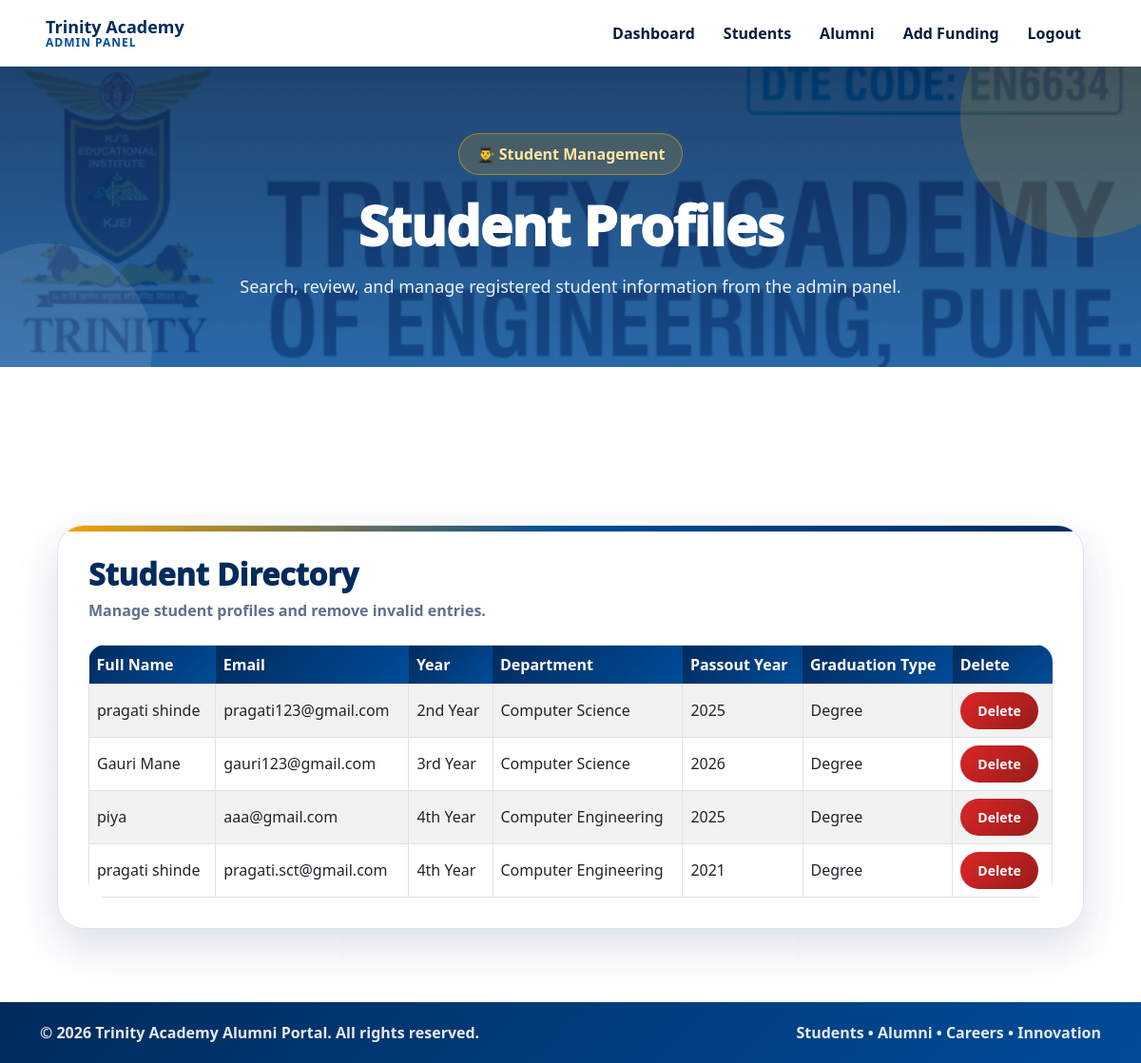
The app's page /view_student_profiles (signed in) with its own data.
### myApp/models.py (models this page shows, shortened)
class StudentProfile(models.Model):
    YEAR_CHOICES = [
        ('1', '1st Year'),
        ('2', '2nd Year'),
        ('3', '3rd Year'),
        ('4', '4th Year'),
    ]
    GRADUATION_CHOICES = [
        ('degree', 'Degree'),
        ('diploma', 'Diploma'),
        ('post_graduation', 'Post Graduation'),
    ]
    user = models.OneToOneField(User, on_delete=models.CASCADE)
    full_name = models.CharField(max_length=100)
    email = models.EmailField()
    year = models.CharField(max_length=1, choices=YEAR_CHOICES)
    department = models.CharField(max_length=100)
    passout_year = models.IntegerField()
    graduation_type = models.CharField(max_length=20, choices=GRADUATION_CHOICES)
    profile_picture = models.ImageField(upload_to='profile_pics/', blank=True, null=True)  # Profile picture field

### myApp/views.py (the view, shortened to what this page needs)
# urls.py: path('view_student_profiles', views.view_student_profiles, name='view_student_profiles'),
@staff_member_required
def view_student_profiles(request):
    query = request.GET.get('search', '')  # Get the search query from the URL
    if query:
        students = StudentProfile.objects.filter(
            full_name__icontains=query
        ) | StudentProfile.objects.filter(
            department__icontains=query
        )
    else:
        students = StudentProfile.objects.all()
    return render(request, 'Admin/admin_view_student.html', {'students': students, 'query': query})

### templates/Admin/admin_view_student.html (shortened to what this page needs)
{% load static %}
<!DOCTYPE html><html lang="en"><head><link href="https://cdn.jsdelivr.net/npm/bootstrap@5.3.0-alpha3/dist/css/bootstrap.min.css" rel="stylesheet"></head><body>
<nav class="navbar navbar-expand-lg main-navbar">
  <div class="container-fluid px-5">
    <a class="navbar-brand" href="{% url 'admin_dashboard' %}">
      <span><span class="brand-title">Trinity Academy</span><span class="brand-subtitle">ADMIN PANEL</span></span>
    </a>
    <div class="collapse navbar-collapse" id="navbarNav">
      <ul class="navbar-nav ms-auto align-items-lg-center">
        <li class="nav-item"><a class="nav-link" href="{% url 'admin_dashboard' %}">Dashboard</a></li>
        <li class="nav-item"><a class="nav-link" href="{% url 'view_student_profiles' %}">Students</a></li>
        <li class="nav-item"><a class="nav-link" href="{% url 'view_alumni_profiles' %}">Alumni</a></li>
        <li class="nav-item"><a class="nav-link" href="{% url 'add_funding_info' %}">Add Funding</a></li>
        <li class="nav-item"><a class="nav-link" href="{% url 'logout' %}">Logout</a></li>
      </ul>
    </div>
  </div>
</nav>
<section class="page-hero"><div class="hero-content"><span class="hero-chip">👨‍🎓 Student Management</span><h1>Student Profiles</h1><p>Search, review, and manage registered student information from the admin panel.</p></div></section>
<section class="page-wrapper">
 <div class="content-card reveal-card"><div class="section-head"><div><h2>Student Directory</h2><p class="section-sub">Manage student profiles and remove invalid entries.</p></div></div><div class="table-responsive"><table class="table table-striped table-bordered align-middle"><thead><tr><th>Full Name</th><th>Email</th><th>Year</th><th>Department</th><th>Passout Year</th><th>Graduation Type</th><th>Delete</th></tr></thead><tbody>{% if students %}{% for student in students %}<tr><td>{{ student.full_name }}</td><td>{{ student.email }}</td><td>{{ student.get_year_display }}</td><td>{{ student.department }}</td><td>{{ student.passout_year }}</td><td>{{ student.get_graduation_type_display }}</td><td><form method="POST" action="" class="m-0">{% csrf_token %}<input type="hidden" name="student_id" value="{{ student.id }}"><button type="submit" class="btn btn-danger btn-sm">Delete</button></form></td></tr>{% endfor %}{% else %}<tr><td colspan="7" class="text-center text-muted py-4">No students found.</td></tr>{% endif %}</tbody></table></div></div>
</section>
<footer class="footer"><div class="container d-flex justify-content-between flex-wrap gap-2"><p>&copy; 2026 Trinity Academy Alumni Portal. All rights reserved.</p><p>Students • Alumni • Careers • Innovation</p></div></footer>
</body></html>

### records on screen
StudentProfile: full_name "pragati shinde", email "pragati123@gmail.com", year "2nd Year", department "Computer Science", passout_year "2025", graduation_type "Degree"
StudentProfile: full_name "Gauri Mane", email "gauri123@gmail.com", year "3rd Year", department "Computer Science", passout_year "2026", graduation_type "Degree"
StudentProfile: full_name "piya", email "aaa@gmail.com", year "4th Year", department "Computer Engineering", passout_year "2025", graduation_type "Degree"
StudentProfile: full_name "pragati shinde", email "pragati.sct@gmail.com", year "4th Year", department "Computer Engineering", passout_year "2021", graduation_type "Degree"
